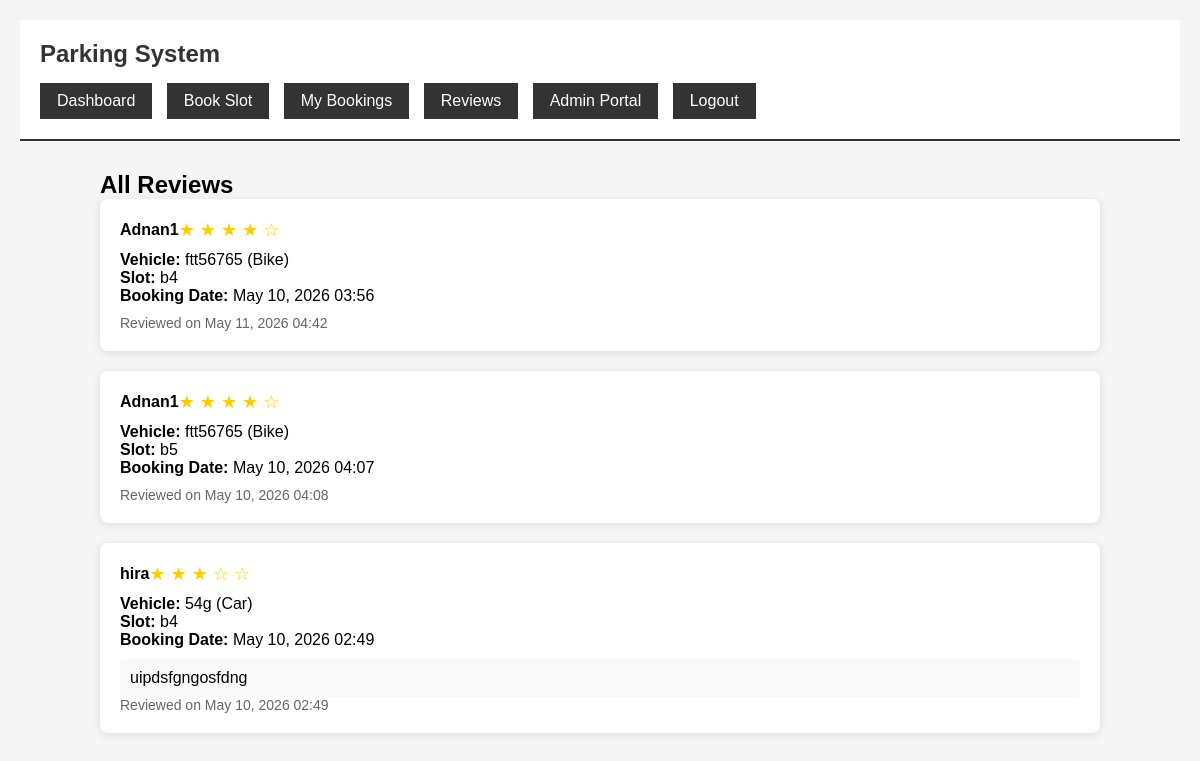
Page /reviews/all/ (signed in) on the committed database.
### review/models.py (models this page shows, shortened)
class Review(models.Model):
    user = models.ForeignKey(User, on_delete=models.CASCADE)
    booking = models.ForeignKey(Booking, on_delete=models.CASCADE)
    rating = models.IntegerField(choices=[(i, i) for i in range(1, 6)])  # 1 to 5 stars
    comment = models.TextField(blank=True)
    created_at = models.DateTimeField(default=timezone.now)

### parking/models.py (models this page shows, shortened)
class Booking(models.Model):
    user = models.ForeignKey(User, on_delete=models.CASCADE)
    vehicle = models.ForeignKey(Vehicle, on_delete=models.CASCADE)
    slot = models.ForeignKey(ParkingSlot, on_delete=models.CASCADE)
    booking_time = models.DateTimeField(default=timezone.now)
    expiry_time = models.DateTimeField()
    status = models.CharField(max_length=20, default='Active')
    total_price = models.DecimalField(max_digits=10, decimal_places=2, default=0.00)

class Vehicle(models.Model):
    user = models.ForeignKey(User, on_delete=models.CASCADE)
    vehicle_number = models.CharField(max_length=20)
    vehicle_type = models.CharField(max_length=10)
    vehicle_image = models.ImageField(upload_to='vehicle_images/', null=True, blank=True)

class ParkingSlot(models.Model):
    slot_number = models.CharField(max_length=10)
    is_available = models.BooleanField(default=True)
    price_per_hour = models.DecimalField(max_digits=10, decimal_places=2, default=50.00)

### review/views.py (the view)
# urls.py: path('all/', views.all_reviews, name='all_reviews'),
def all_reviews(request):
    reviews = Review.objects.select_related('user', 'booking', 'booking__vehicle').order_by('-created_at')
    return render(request, 'reviews.html', {'reviews': reviews})

### templates/reviews.html (shortened to what this page needs)
<!DOCTYPE html>
<html lang="en">
<head>
</head>
<body>
    <div class="header">
        <h1>Parking System</h1>
        <div class="nav">
            <a href="{% url 'dashboard' %}">Dashboard</a>
            <a href="{% url 'book_slot' %}">Book Slot</a>
            <a href="{% url 'my_bookings' %}">My Bookings</a>
            <a href="{% url 'all_reviews' %}">Reviews</a>
            {% if user.is_staff %}
            <a href="{% url 'admin_dashboard' %}">Admin Portal</a>
            {% endif %}
            <a href="{% url 'logout' %}">Logout</a>
        </div>
    </div>
    <div class="container">
        <h2>All Reviews</h2>
        {% if reviews %}
            {% for review in reviews %}
            <div class="review-card">
                <div class="review-header">
                    <div class="review-user">{{ review.user.username }}</div>
                    <div class="review-rating">
                        {% for i in "12345" %}
                            {% if forloop.counter <= review.rating %}★{% else %}☆{% endif %}
                        {% endfor %}
                    </div>
                </div>
                <div class="review-details">
                    <strong>Vehicle:</strong> {{ review.booking.vehicle.vehicle_number }} ({{ review.booking.vehicle.vehicle_type }})<br>
                    <strong>Slot:</strong> {{ review.booking.slot.slot_number }}<br>
                    <strong>Booking Date:</strong> {{ review.booking.booking_time|date:"M d, Y H:i" }}
                </div>
                {% if review.comment %}
                <div class="review-comment">
                    {{ review.comment }}
                </div>
                {% endif %}
                <div class="review-date">
                    Reviewed on {{ review.created_at|date:"M d, Y H:i" }}
                </div>
            </div>
            {% endfor %}
        {% else %}
            <div class="no-reviews">
                <h3>No reviews yet</h3>
                <p>Be the first to leave a review after canceling a booking!</p>
            </div>
        {% endif %}
    </div>
</body>
</html>

### templates/reviews.html (style rules this page uses)
* { margin: 0; padding: 0; box-sizing: border-box; }
body { font-family: Arial, sans-serif; background: #f5f5f5; padding: 20px; }
.header { background: #fff; padding: 20px; margin-bottom: 30px; border-bottom: 2px solid #333; }
.header h1 { font-size: 24px; color: #333; }
.nav { margin-top: 15px; }
.nav a { display: inline-block; padding: 8px 16px; margin-right: 10px; background: #333; color: #fff; text-decoration: none; border: 1px solid #333; }
.container { max-width: 1000px; margin: 0 auto; }
.review-card { background: #fff; padding: 20px; margin-bottom: 20px; border-radius: 8px; box-shadow: 0 2px 10px rgba(0,0,0,0.1); }
.review-header { display: flex; justify-content: between; align-items: center; margin-bottom: 10px; }
.review-user { font-weight: bold; }
.review-rating { color: #ffcc00; font-size: 18px; }
.review-date { color: #666; font-size: 14px; }
.review-details { margin-bottom: 10px; }
.review-comment { background: #f9f9f9; padding: 10px; border-radius: 4px; margin-top: 10px; }

### rows in the picture
Review: user.username "Adnan1", rating 4 (drawn), booking.vehicle.vehicle_number "ftt56765", booking.vehicle.vehicle_type "Bike", booking.slot.slot_number "b4", booking.booking_time "May 10, 2026 03:56", created_at "May 11, 2026 04:42"
Review: user.username "Adnan1", rating 4 (drawn), booking.vehicle.vehicle_number "ftt56765", booking.vehicle.vehicle_type "Bike", booking.slot.slot_number "b5", booking.booking_time "May 10, 2026 04:07", created_at "May 10, 2026 04:08"
Review: user.username "hira", rating 3 (drawn), booking.vehicle.vehicle_number "54g", booking.vehicle.vehicle_type "Car", booking.slot.slot_number "b4", booking.booking_time "May 10, 2026 02:49", comment "uipdsfgngosfdng", created_at "May 10, 2026 02:49"
